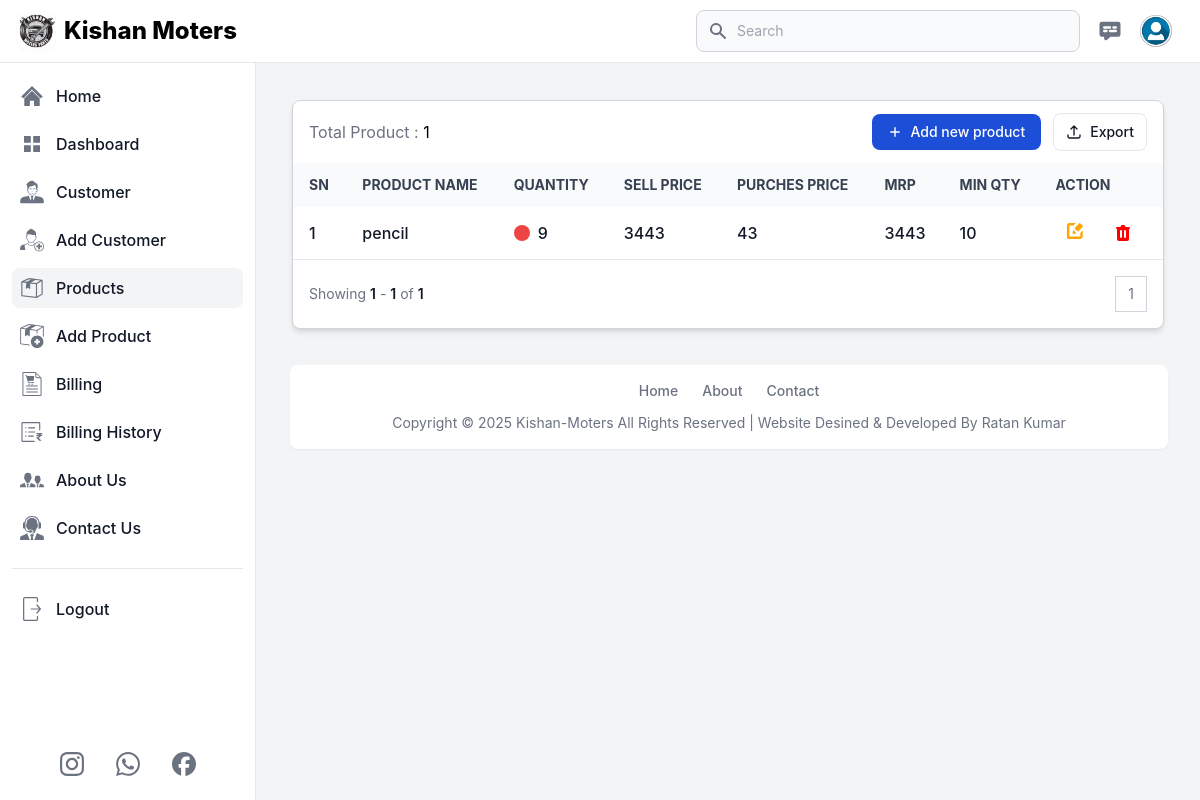
Screenshot of /products (signed in) with the database file from the repository.
### app.py (models this page shows, shortened)
class Products(db.Model):
    id = db.Column(db.Integer, primary_key=True)
    user_id = db.Column(db.Integer, db.ForeignKey('user.id'), nullable=False)
    prod_name = db.Column(db.String(100), nullable=False)
    prod_quantity = db.Column(db.Integer, nullable=False)
    prod_sell_price = db.Column(db.Integer, nullable=False)
    prod_mrp = db.Column(db.Integer, nullable=False)
    prod_buy_price = db.Column(db.Integer, nullable=False)
    prod_min_quantity = db.Column(db.Integer, nullable=False)

### app.py (the view)
@app.route('/products', methods=['GET', 'POST'])
def products():
    if 'email' in session:
        user = User.query.filter_by(email=session['email']).first()
        messages = Contact_us.query.order_by(Contact_us.id.desc()).all()
        page = request.args.get('page', 1, type=int)
        products = Products.query.filter(Products.user_id == user.id).order_by(Products.id.desc()).paginate(page=page, per_page=10)
        total_product = Products.query.filter(Products.user_id == user.id).count()
        return render_template('product.html', title='Products', current_page='products',
                               user=user, products=products, total_product=total_product, min=min, enumerate=enumerate, messages=messages)
    else:
        flash('You need to login first.', 'error')
        return redirect('/login')

### templates/product.html (shortened to what this page needs)
{% extends 'layout.html' %}
{% block content %}
<main class="p-4 md:ml-64 h-auto pt-20">
    <div class="m-2 md:m-5 max-w-screen-2xl">
        <div class="relative overflow-hidden bg-white dark:bg-gray-800 rounded-lg shadow-md border border-gray-300 dark:border-gray-700">
            <div
                class="flex flex-col px-4 py-3 space-y-3 lg:flex-row lg:items-center lg:justify-between lg:space-y-0 lg:space-x-4">
                <div class="flex items-center flex-1 space-x-4">
                    <h5>
                        <span class="text-gray-500">Total Product : </span>
                        <span class="dark:text-white">{{total_product}}</span>
                    </h5>
                </div>
                <div
                    class="flex flex-col flex-shrink-0 space-y-3 md:flex-row md:items-center lg:justify-end md:space-y-0 md:space-x-3">
                    <a href="/add_product">
                        <button type="button"
                            class="flex items-center justify-center px-4 py-2 text-sm font-medium text-white rounded-lg bg-primary-700 hover:bg-primary-800 focus:ring-4 focus:ring-primary-300 dark:bg-primary-600 dark:hover:bg-primary-700 focus:outline-none dark:focus:ring-primary-800">
                            <svg class="h-3.5 w-3.5 mr-2" fill="currentColor" viewbox="0 0 20 20" xmlns="http://www.w3.org/2000/svg"
                                aria-hidden="true">
                                <path clip-rule="evenodd" fill-rule="evenodd"
                                    d="M10 3a1 1 0 011 1v5h5a1 1 0 110 2h-5v5a1 1 0 11-2 0v-5H4a1 1 0 110-2h5V4a1 1 0 011-1z" />
                            </svg>
                            Add new product
                        </button>
                    </a>
                    <a href="/download_excel">
                        <button type="button"
                            class="flex items-center justify-center flex-shrink-0 px-3 py-2 text-sm font-medium text-gray-900 bg-white border border-gray-200 rounded-lg focus:outline-none hover:bg-gray-100 hover:text-primary-700 focus:z-10 focus:ring-4 focus:ring-gray-200 dark:focus:ring-gray-700 dark:bg-gray-800 dark:text-gray-400 dark:border-gray-600 dark:hover:text-white dark:hover:bg-gray-700">
                            <svg class="w-4 h-4 mr-2" xmlns="http://www.w3.org/2000/svg" fill="none" viewbox="0 0 24 24" stroke-width="2"
                                stroke="currentColor" aria-hidden="true">
                                <path stroke-linecap="round" stroke-linejoin="round"
                                    d="M3 16.5v2.25A2.25 2.25 0 005.25 21h13.5A2.25 2.25 0 0021 18.75V16.5m-13.5-9L12 3m0 0l4.5 4.5M12 3v13.5" />
                            </svg>
                            Export
                        </button>
                    </a>
                </div>
            </div>
            <div class="overflow-x-auto">
                <table class="w-full text-sm text-left text-gray-500 dark:text-gray-400">
                    <thead
                        class="text-xs md:text-sm text-gray-700 uppercase bg-gray-50 dark:bg-gray-700 dark:text-gray-400">
                        <tr>
                            <th scope="col" class="px-4 py-3 whitespace-nowrap">SN</th>
                            <th scope="col" class="px-4 py-3 whitespace-nowrap">Product Name</th>
                            <th scope="col" class="px-4 py-3 whitespace-nowrap">Quantity</th>
                            <th scope="col" class="px-4 py-3 whitespace-nowrap">Sell Price</th>
                            <th scope="col" class="px-4 py-3 whitespace-nowrap">Purches Price</th>
                            <th scope="col" class="px-4 py-3 whitespace-nowrap">MRP</th>
                            <th scope="col" class="px-4 py-3 whitespace-nowrap">Min Qty</th>
                            <th scope="col" class="px-4 py-3 whitespace-nowrap">Action</th>
                        </tr>
                    </thead>
                    <tbody>
                        {% if products.items %}
                            {% for index, product in enumerate(products.items, start=(products.page - 1) * products.per_page + 1) %}
                            <tr class="border-b text-base dark:border-gray-600 hover:bg-gray-100 dark:hover:bg-gray-700">
                                <td class="px-4 py-2 font-medium text-gray-900 whitespace-nowrap dark:text-white">
                                    <div class="flex items-center">
                                        {{ index}}
                                    </div>
                                </td>
                                <th scope="row"
                                    class="px-4 py-2 font-medium text-gray-900 whitespace-nowrap dark:text-white">
                                    <div class="flex items-center">
                                        {{product.prod_name}}
                                    </div>
                                </th>
                                <td class="px-4 py-2 font-medium text-gray-900 whitespace-nowrap dark:text-white">
                                    <div class="flex items-center">
                                        <div class="inline-block w-4 h-4 mr-2 {%if product.prod_quantity>product.prod_min_quantity%} bg-green-500 {% else %} bg-red-500 {% endif %} rounded-full"></div>
                                        {{product.prod_quantity}}
                                    </div>
                                </td>
                                <td class="px-4 py-2 font-medium text-gray-900 whitespace-nowrap dark:text-white">
                                    <div class="flex items-center">
                                        {{product.prod_sell_price}}
                                    </div>
                                </td>
                                <td class="px-4 py-2 font-medium text-gray-900 whitespace-nowrap dark:text-white">
                                    <div class="flex items-center">
                                        {{product.prod_mrp}}
                                    </div>
                                </td>
                                <td class="px-4 py-2 font-medium text-gray-900 whitespace-nowrap dark:text-white">
                                    <div class="flex items-center">
                                        {{product.prod_buy_price}}
                                    </div>
                                </td>
                                <td class="px-4 py-2 font-medium text-gray-900 whitespace-nowrap dark:text-white">
                                    <div class="flex items-center">
                                        {{product.prod_min_quantity}}
                                    </div>
                                </td>
                                <td class="px-4 py-2 font-medium text-gray-900 whitespace-nowrap dark:text-white flex">
                                    <div class="mr-2 p-2 hover:bg-slate-800 hover:rounded-md">
                                        <a href="{{ url_for('edit_product', id=product.id)}}">
                                            <button class="flex justify-center items-center">
                                            </button>
                                        </a>
                                    </div>
                                    <div class="flex justify-center p-2 hover:bg-slate-800 hover:rounded-md">
                                        <button  id="deleteButton-{{ product.id }}" data-modal-target="deleteModal-{{ product.id }}"
                                            data-modal-toggle="deleteModal-{{ product.id }}">
                                        </button>
                                    </div>
                                </td>
                            </tr>
                            {% endfor %}
                        {% else %}
                            <tr>
                                <td colspan="8" class="text-center p-5">No Product Found.</td>
                            </tr>
                        {% endif %}
                    </tbody>
                </table>
            </div>
            <nav class="flex flex-col items-start justify-between p-4 space-y-3 md:flex-row md:items-center md:space-y-0"
                aria-label="Table navigation">
                <span class="text-sm font-normal text-gray-500 dark:text-gray-400">
                    Showing
                    <span class="font-semibold text-gray-900 dark:text-white">{{ products.page * products.per_page - products.per_page + 1 }}</span>
                    -
                    <span class="font-semibold text-gray-900 dark:text-white">{{ min(products.page * products.per_page, total_product) }}</span>
                    of
                    <span class="font-semibold text-gray-900 dark:text-white">{{ total_product }}</span>
                </span>
                <ul class="inline-flex items-stretch -space-x-px">
                    {% for num in products.iter_pages(left_edge=1, right_edge=1, left_current=2, right_current=2) %}
                        {% if num %}
                            <li>
                                <a href="#"
                                    class="flex items-center justify-center px-3 py-2 text-sm leading-tight text-gray-500 bg-white border border-gray-300 hover:bg-gray-100 hover:text-gray-700 dark:bg-gray-800 dark:border-gray-700 dark:text-gray-400 dark:hover:bg-gray-700 dark:hover:text-white">{{ num }}</a>
                            </li>
                        {% else %}
                            <li>
                                <a href="#"
                                    class="flex items-center justify-center px-3 py-2 text-sm leading-tight text-gray-500 bg-white border border-gray-300 hover:bg-gray-100 hover:text-gray-700 dark:bg-gray-800 dark:border-gray-700 dark:text-gray-400 dark:hover:bg-gray-700 dark:hover:text-white">...</a>
                            </li>
                        {% endif %}
                    {% endfor %}
                </ul>
            </nav>
        </div>
    </div>
</main>
{% endblock %}

### rows the page displays
Products: index "1", prod_name "pencil", prod_quantity "9", prod_sell_price "3443", prod_mrp "43", prod_buy_price "3443", prod_min_quantity "10"

### other values shown
{{ total_product }} "1"
{{ products.page * products.per_page - products.per_page + 1 }} "1"
{{ min(products.page * products.per_page, total_product) }} "1"
{{ num }} "1"
